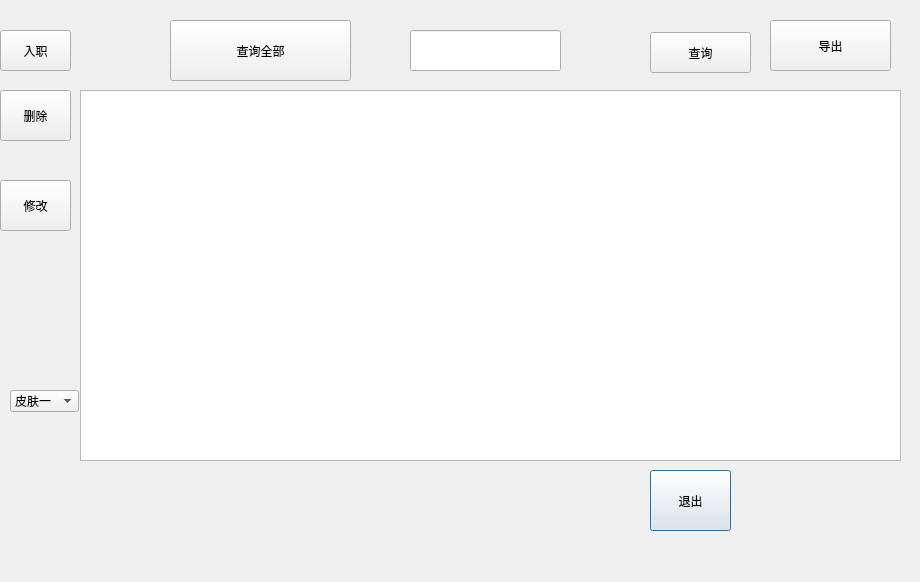
<?xml version="1.0" encoding="UTF-8"?>
<ui version="4.0">
 <class>chat</class>
 <widget class="QDialog" name="chat">
  <property name="geometry">
   <rect>
    <x>0</x>
    <y>0</y>
    <width>920</width>
    <height>582</height>
   </rect>
  </property>
  <property name="windowTitle">
   <string>Dialog</string>
  </property>
  <widget class="QPushButton" name="pushButton_2">
   <property name="geometry">
    <rect>
     <x>650</x>
     <y>470</y>
     <width>81</width>
     <height>61</height>
    </rect>
   </property>
   <property name="text">
    <string>退出</string>
   </property>
  </widget>
  <widget class="QLineEdit" name="lineEdit">
   <property name="geometry">
    <rect>
     <x>410</x>
     <y>30</y>
     <width>151</width>
     <height>41</height>
    </rect>
   </property>
  </widget>
  <widget class="QPushButton" name="pushButton_3">
   <property name="geometry">
    <rect>
     <x>650</x>
     <y>32</y>
     <width>101</width>
     <height>41</height>
    </rect>
   </property>
   <property name="text">
    <string>查询</string>
   </property>
  </widget>
  <widget class="QTableView" name="tableView">
   <property name="geometry">
    <rect>
     <x>80</x>
     <y>90</y>
     <width>821</width>
     <height>371</height>
    </rect>
   </property>
  </widget>
  <widget class="QPushButton" name="pushButton_4">
   <property name="geometry">
    <rect>
     <x>0</x>
     <y>30</y>
     <width>71</width>
     <height>41</height>
    </rect>
   </property>
   <property name="styleSheet">
    <string notr="true">font: 12pt &quot;Arial&quot;;</string>
   </property>
   <property name="text">
    <string>入职</string>
   </property>
  </widget>
  <widget class="QPushButton" name="pushButton_5">
   <property name="geometry">
    <rect>
     <x>0</x>
     <y>90</y>
     <width>71</width>
     <height>51</height>
    </rect>
   </property>
   <property name="styleSheet">
    <string notr="true">font: 12pt &quot;Arial&quot;;

</string>
   </property>
   <property name="text">
    <string>删除</string>
   </property>
  </widget>
  <widget class="QPushButton" name="pushButton_6">
   <property name="geometry">
    <rect>
     <x>0</x>
     <y>180</y>
     <width>71</width>
     <height>51</height>
    </rect>
   </property>
   <property name="styleSheet">
    <string notr="true">font: 12pt &quot;Agency FB&quot;;</string>
   </property>
   <property name="text">
    <string>修改</string>
   </property>
  </widget>
  <widget class="QPushButton" name="pushButton">
   <property name="geometry">
    <rect>
     <x>170</x>
     <y>20</y>
     <width>181</width>
     <height>61</height>
    </rect>
   </property>
   <property name="text">
    <string>查询全部</string>
   </property>
  </widget>
  <widget class="QPushButton" name="pushButton_7">
   <property name="geometry">
    <rect>
     <x>770</x>
     <y>20</y>
     <width>121</width>
     <height>51</height>
    </rect>
   </property>
   <property name="text">
    <string>导出</string>
   </property>
  </widget>
  <widget class="QComboBox" name="comboBox">
   <property name="geometry">
    <rect>
     <x>10</x>
     <y>390</y>
     <width>69</width>
     <height>22</height>
    </rect>
   </property>
   <item>
    <property name="text">
     <string>皮肤一</string>
    </property>
   </item>
   <item>
    <property name="text">
     <string>皮肤二</string>
    </property>
   </item>
  </widget>
 </widget>
 <resources/>
 <connections/>
</ui>
